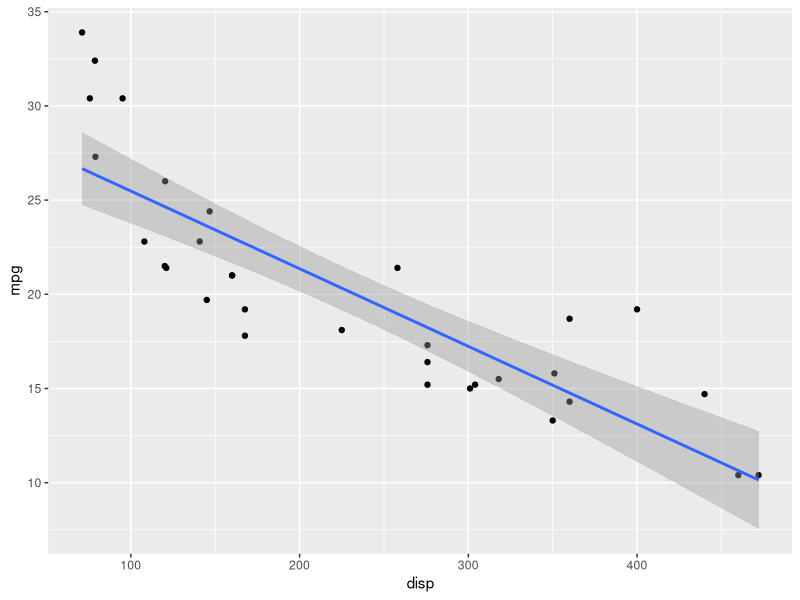
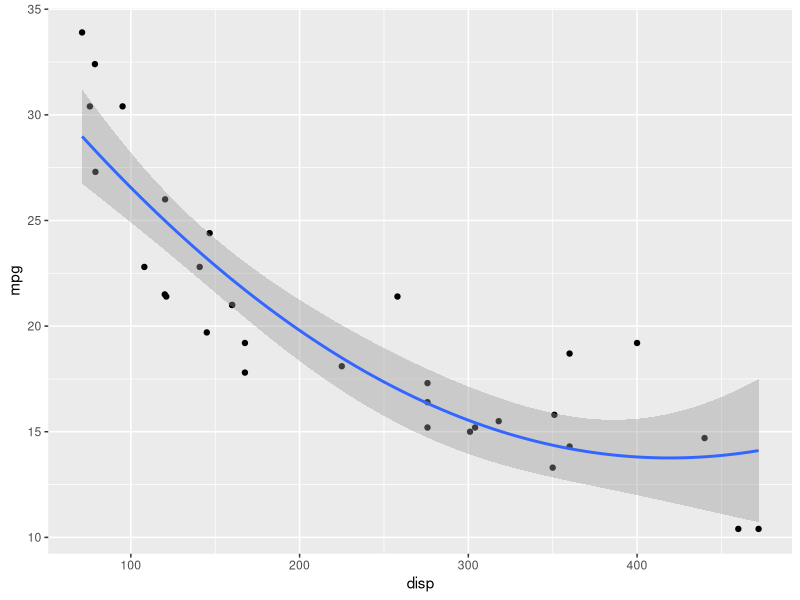
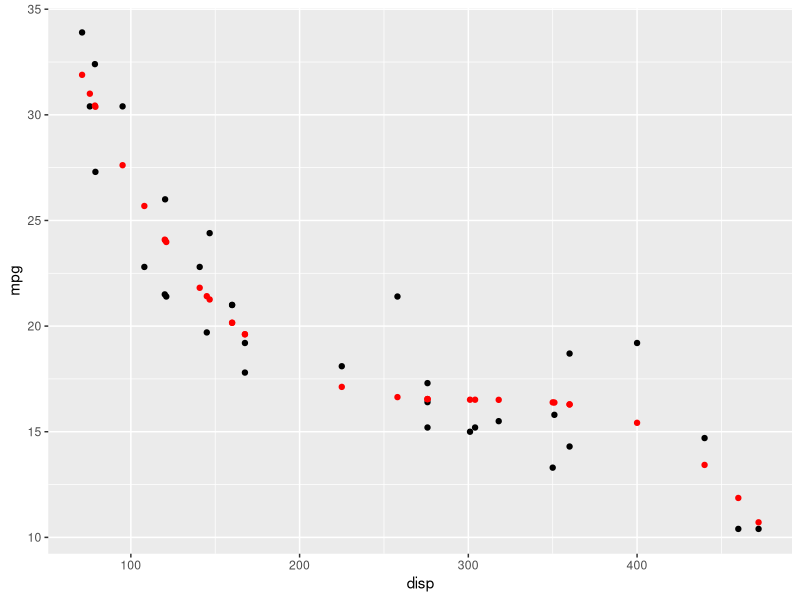

Write R code to recreate these figures, in order. (Note: this script raises an error after producing the figures.)
library(modelr)
library(ggplot2)

data("mtcars")

df = mtcars
names(df)


ggplot(df, aes(x=disp,y=mpg)) +
  geom_point() + geom_smooth(method = "lm")

mod1 <- lm(data=df,mpg~disp)
summary(mod1)


ggplot(df, aes(x=disp,y=mpg)) +
  geom_point() + geom_smooth(method = "lm",formula = y ~ poly(x,2))
?poly
# "over-fitting is when your model is picking up the noise instead of the signal"

mod2 = lm(data=df,mpg~poly(disp,2))
mod3 = lm(data=df,mpg~poly(disp,3))

summary(mod1)
summary(mod2)
summary(mod3)

# mean squared error function
mse <- function(mod){mean(residuals(mod)^2)}

# use it to calculate how well the data fit each of our models
mse(mod1)
mse(mod2)
mse(mod3)


# use the "best" model to generate predictions
df2 <- add_predictions(data = df,model = mod3)

ggplot(df2,aes(x=disp,y=mpg)) +
  geom_point() +
  geom_point(aes(y=pred),color="Red")


# predict mpg based on new arbitrary disp values
new_disp <- data.frame(disp = c(10,20,30,40,50))

predict(mod3,newdata = new_disp)
new_disp$mpg <- predict(mod3,newdata = new_disp)
# newdata must have columns with same names as used in your model!

# add these predictions to the main data frame
df3 <- df2 %>% 
  select(mpg,disp) %>%
  rbind(new_disp) %>%
  mutate(Source = c(rep("Observed",32),rep("Predicted",5)))

ggplot(df3,aes(x=disp,y=mpg)) + geom_point()

ggplot(df3,aes(x=disp,y=mpg)) + 
  geom_smooth(method = "lm",se=FALSE,formula = y~poly(x,3)) +
  geom_point(aes(color=Source),size=3) +
  scale_color_manual(values = c("Black","Red")) +
  labs(title = mod3$call)
  
mod3$call
mod3$coefficients
summary(mod3)


summary(mod3)





# how to train a model properly ####

# divide your data into random subsets:
# train your model on one subset, test your model on the other!

library(caret)
trainingsamples <- createDataPartition(mtcars$mpg,p=0.5,list=FALSE)
train <- mtcars[trainingsamples,]
test <- mtcars[-trainingsamples,]

mod5 <- lm(data = train,mpg ~ poly(disp,3))
add_predictions(test,mod5)
